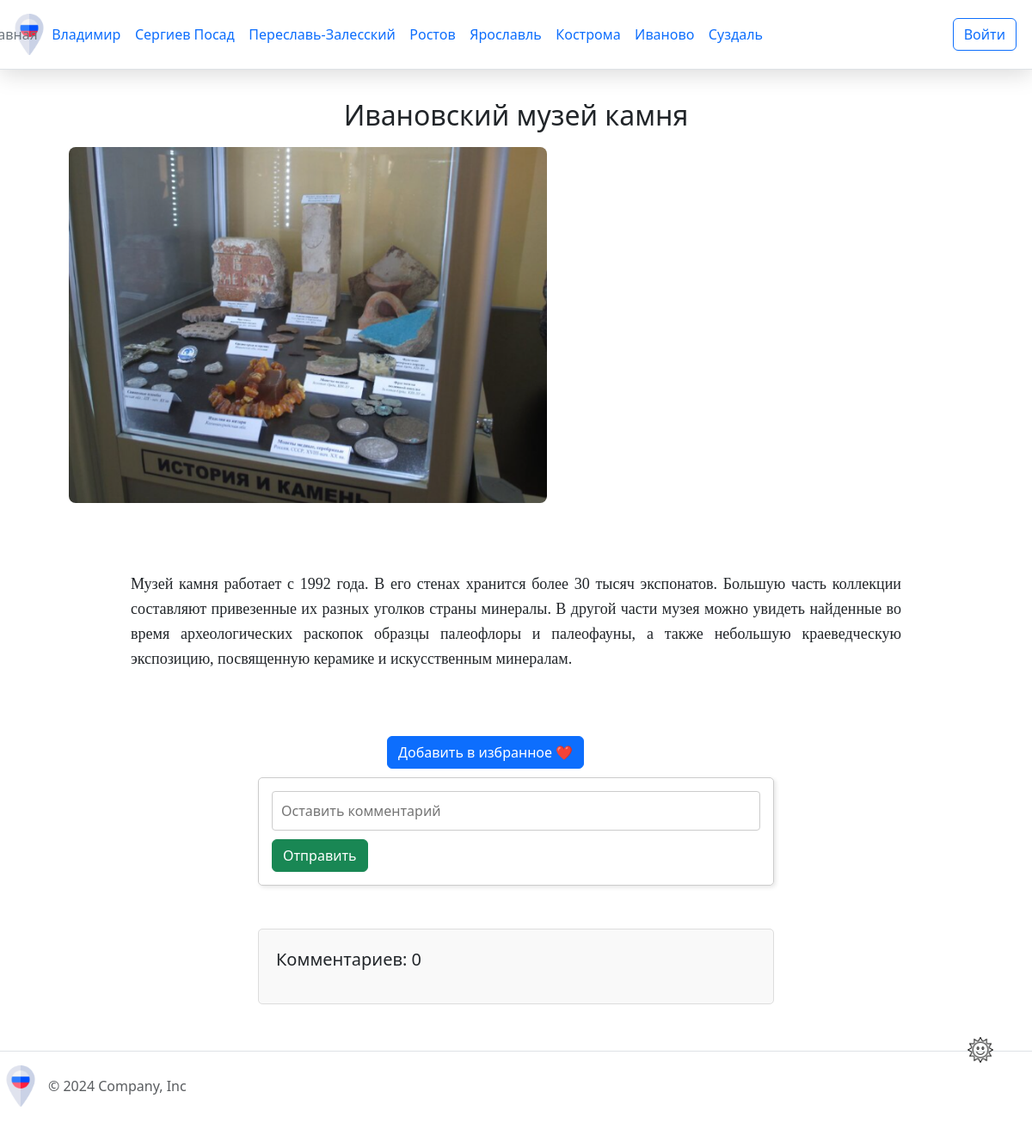
The page /attraction_detail/18 on the database its author committed.
### app.py (models this page shows)
class City(db.Model):
    city_id = db.Column(db.Integer, primary_key=True)
    city_name = db.Column(db.String(20), nullable=False)
    photo = db.Column(db.LargeBinary, nullable=False)
    description = db.Column(db.Text, nullable=False)

class Attraction(db.Model):
    attraction_id = db.Column(db.Integer, primary_key=True)
    attraction_name = db.Column(db.String(50), nullable=False)
    photo = db.Column(db.LargeBinary, nullable=False)
    description = db.Column(db.Text, nullable=False)
    attraction_type = db.Column(db.String(80), nullable=False)
    city_id = db.Column(db.Integer, db.ForeignKey('city.city_id'), nullable=False)
    latitude = db.Column(db.Float, nullable=True)  # Широта
    longitude = db.Column(db.Float, nullable=True) # Долгота

### app.py (the view, shortened to what this page needs)
@app.route("/attraction_detail/<int:attraction_id>", methods=['POST', 'GET'])
def attraction_detail(attraction_id):
    attraction = Attraction.query.get(attraction_id)
    comments = db.session.query(Feedback, User.name).join(User).filter(Feedback.attraction_id == attraction_id).all()
    coordinates = {'latitude': attraction.latitude, 'longitude': attraction.longitude}
    return render_template('attraction_detail.html', attraction=attraction, comments=comments, coordinates=coordinates)

### app.py (called while the page is built)
@app.context_processor
def inject_cities():
    cities = City.query.all()
    return dict(cities=cities)

### templates/attraction_detail.html (shortened to what this page needs)
{% extends 'base.html' %}
{% block content %}
<div class="attraction-container">
    <h2>{{ attraction.attraction_name }}</h2>
    <div class="attraction-grid">
        <div class="attraction-photo">
            <img src="{{ url_for('static', filename='img/' + attraction.photo) }}" class="img-fluid" alt="{{ attraction.attraction_name }}">
        </div>
        <div id="map" style="width:100%; height:400px;"></div>
        <p class="about">{{ attraction.description }}</p>
    </div>
    <form action="{{ url_for('add_to_favorites', attraction_id=attraction.attraction_id) }}" method="POST">
        <button type="submit" class="btn btn-primary mt-3">Добавить в избранное ❤️</button>
    </form>
    <form method="post" class="comment-container">
        <input type="text" name="comment" placeholder="Оставить комментарий" class="comment-form"><br>
        <button class="btn btn-success" type="submit">Отправить</button>
    </form>
    <div class="comments-section">
        <div>
            <p style="font-size: 20px;">Комментариев: {{ comments|length }}</p>
        </div>
    </div>
</div>
{% endblock %}

### templates/base.html (shortened to what this page needs)
<!DOCTYPE html>
<html lang="en">
<head>
    <link href="https://cdn.jsdelivr.net/npm/bootstrap@5.3.3/dist/css/bootstrap.min.css" rel="stylesheet">
    <link rel="stylesheet" href="https://cdnjs.cloudflare.com/ajax/libs/font-awesome/6.2.0/css/all.min.css">
    <link rel="stylesheet" href="{{url_for('static', filename='css/main.css')}}">
    <link rel="stylesheet" href="{{url_for('static', filename='css/dark-theme.css')}}">
</head>
<body>
    <div class="page">
        <header class="d-flex flex-wrap align-items-center justify-content-center justify-content-md-between py-3 mb-4 border-bottom">
          <div class="col-md-3 mb-2 mb-md-0 d-flex align-items-center">
            <a href="/" class="d-inline-flex link-body-emphasis text-decoration-none">
              <img class="header__img" src="{{ url_for('static', filename='img/russia.png') }}" alt="russia">
            </a>
          </div>
          <div class="col-md-6 mb-0 mb-md-0 d-flex justify-content-end align-items-center">
            <ul class="nav col-12 col-md-auto mb-2 justify-content-center mb-md-0 nav-menu">
              <li><a href="{{ url_for('index') }}" class="nav-link px-2 link-secondary">Главная</a></li>
              {% for city in cities %}
                <li class="nav-item">
                  <a class="nav-link" href="{{ url_for('city_detail', city_id=city.city_id) }}">{{ city.city_name }}</a>
                </li>
              {% endfor %}
            </ul>
          </div>
          <div class="col-md-3 text-end d-flex align-items-center justify-content-end">
            {% if current_user.is_authenticated %}
                {% if current_user.email == 'forsitediplom@internet.ru' %}
                    <a href="{{ url_for('admin_page') }}">
                        <button type="button" class="btn btn-outline-primary me-2">{{ current_user.name }}</button>
                    </a>
                {% else %}
                    <a href="{{ url_for('lk') }}">
                        <button type="button" class="btn btn-outline-primary me-2">{{ current_user.name }}</button>
                    </a>
                {% endif %}
            {% else %}
                <a href="{{ url_for('login') }}">
                    <button type="button" class="btn btn-outline-primary me-2">Войти</button>
                </a>
            {% endif %}
        </div>
        </header>
        <div class="content">
            {% block content %}{% endblock %}
        </div>
        <div class="image-button-container">
          <button class="image-button">
            <img src="{{ url_for('static', filename='img/sun.png') }}" alt="Sun" class="button-image">
          </button>
        </div>
        <footer class="d-flex flex-wrap justify-content-between align-items-center py-3 my-4 border-top">
            <div class="col-md-4 d-flex align-items-center">
              <a href="/" class="mb-3 me-2 mb-md-0 text-body-secondary text-decoration-none lh-1">
                <img class="header__img" src="{{ url_for('static', filename='img/russia.png') }}" alt="russia">
              </a>
              <span class="mb-3 mb-md-0 text-body-secondary">© 2024 Company, Inc</span>
            </div>
        </footer>
    </div>
</body>
</html>

### static/css/main.css (style rules this page uses)
header { position: sticky; top: 0; padding: 10px; z-index: 1000; background: #fff; -webkit-box-shadow: 0 5px 25px rgba(0, 0, 0, 0.15); box-shadow: 0 5px 25px rgba(0, 0, 0, 0.15) ; width: 100%; }
.header__img { height: 48px; width: 48px; }
.nav-link { padding: 0.2rem 0.5rem; }
.nav li { padding-right: 0.5px; }
.nav li:last-child { padding-right: 0; }
h2 { text-align: center; margin-top: 0; }
.img-fluid { margin: 10px auto 20px; display: block; max-width: 80%; height: auto; }
.about { font-family: 'Georgia', serif; line-height: 1.8; font-size: 1.1rem; text-align: center; margin: 1rem auto; max-width: 80%; }
form { width: 300px; margin: 0 auto; }
.comment-container { max-width: 600px; width: 100%; margin: 50px auto; border: 1px solid #ccc; border-radius: 5px; padding: 15px; box-shadow: 2px 2px 5px rgba(0, 0, 0, 0.1); }
.comments-section { display: flex; justify-content: center; align-items: flex-start; flex-direction: column; max-width: 600px; margin: 20px auto; padding: 20px; border: 1px solid #ddd; border-radius: 5px; background-color: #f9f9f9; }
.image-button-container { position: fixed; right: 10px; top: 92%; transform: translateY(-50%); z-index: 1000; }
.image-button { width: 100px; height: 50px; border: none; background-color: transparent; cursor: pointer; }
.button-image { width: 30px; height: auto; transition: filter 0.3s ease; }
.nav-menu { display: flex; flex-direction: row; }

### templates/attraction_detail.html (style rules this page uses)
.attraction-container { width: 100%; margin: 0; padding: 10px; box-sizing: border-box; }
.attraction-grid { display: grid; grid-template-columns: 1fr; gap: 10px; margin-bottom: 10px; }
.attraction-photo img { width: 100%; height: auto; border-radius: 8px; }
#map { width: 100%; height: 250px; border-radius: 8px; }
.about { grid-column: 1 / -1; font-size: 16px; line-height: 1.6; font-family: 'Georgia', serif; padding: 1rem; text-align: justify; }
.comment-container { margin-top: 10px; }
.comment-form { width: 100%; padding: 10px; margin-bottom: 10px; border: 1px solid #ccc; border-radius: 4px; font-size: 14px; }
.comments-section { margin-top: 10px; }
@media (min-width: 768px) { .attraction-grid { grid-template-columns: 1.5fr 1fr; gap: 20px; margin-bottom: 20px; } }
@media (min-width: 768px) { .about { font-size: 18px; padding: 1.5rem; } }
@media (min-width: 768px) { .comment-form { font-size: 16px; } }

### rows shown on the page
City: city_name "Владимир"
City: city_name "Сергиев Посад"
City: city_name "Переславь-Залесский"
City: city_name "Ростов"
City: city_name "Ярославль"
City: city_name "Кострома"
City: city_name "Иваново"
City: city_name "Суздаль"
Attraction: attraction_name "Ивановский музей камня", photo (picture), description "Музей камня работает с 1992 года. В его стенах хранится более 30 тысяч экспонатов. Большую часть коллекции составляют привезенные их разных уголков страны минералы. В другой части музея можно увидеть найденные во время археологических раскопок образцы палеофлоры и палеофауны, а также небольшую краеведческую экспозицию, посвященную керамике и искусственным минералам."

### other values the page prints
{{ comments|length }} "0"
